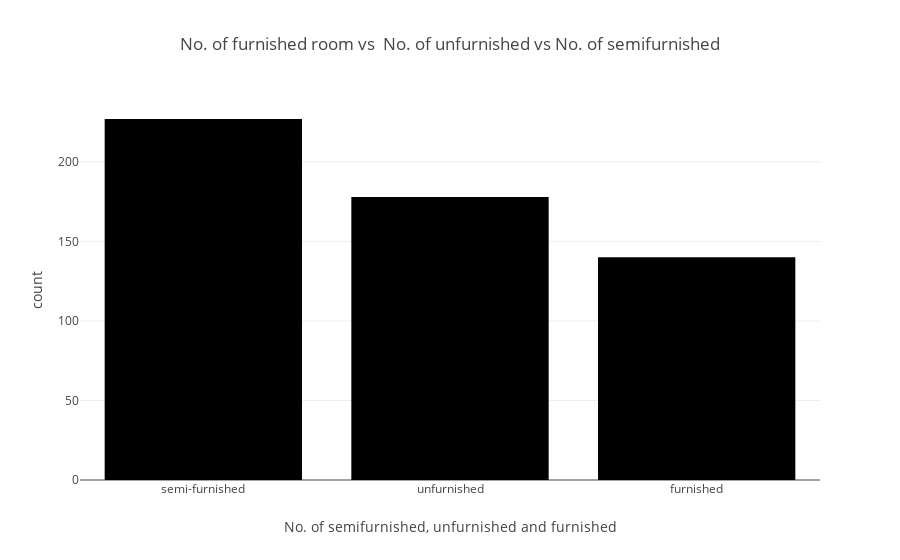

Notebook code for this chart:
### Code cell
g=pd.DataFrame()
l=data['furnishingstatus'].value_counts()

l=l.to_frame()
l.reset_index(inplace=True)
fig=px.bar(l,x='furnishingstatus',y='count',
          labels={'index':'furnishingstatus','furnishingstatus':'No. of semifurnished, unfurnished and furnished'},
          title='No. of furnished room vs  No. of unfurnished vs No. of semifurnished')
fig.show()

### Figure 1 — Plotly figure (JSON) as saved in the notebook; plotly's stock layout.template omitted (floating-point values rounded to 4 significant figures)
{"data": [{"alignmentgroup": "True", "hovertemplate": "No. of semifurnished, unfurnished and furnished=%{x}<br>count=%{y}<extra></extra>", "legendgroup": "", "marker": {"color": "#000001", "pattern": {"shape": ""}}, "name": "", "offsetgroup": "", "orientation": "v", "showlegend": false, "textposition": "auto", "type": "bar", "x": ["semi-furnished", "unfurnished", "furnished"], "xaxis": "x", "y": [227, 178, 140], "yaxis": "y"}], "layout": {"barmode": "relative", "legend": {"tracegroupgap": 0}, "title": {"text": "No. of furnished room vs  No. of unfurnished vs No. of semifurnished"}, "xaxis": {"anchor": "y", "domain": [0, 1], "title": {"text": "No. of semifurnished, unfurnished and furnished"}}, "yaxis": {"anchor": "x", "domain": [0, 1], "title": {"text": "count"}}}}
